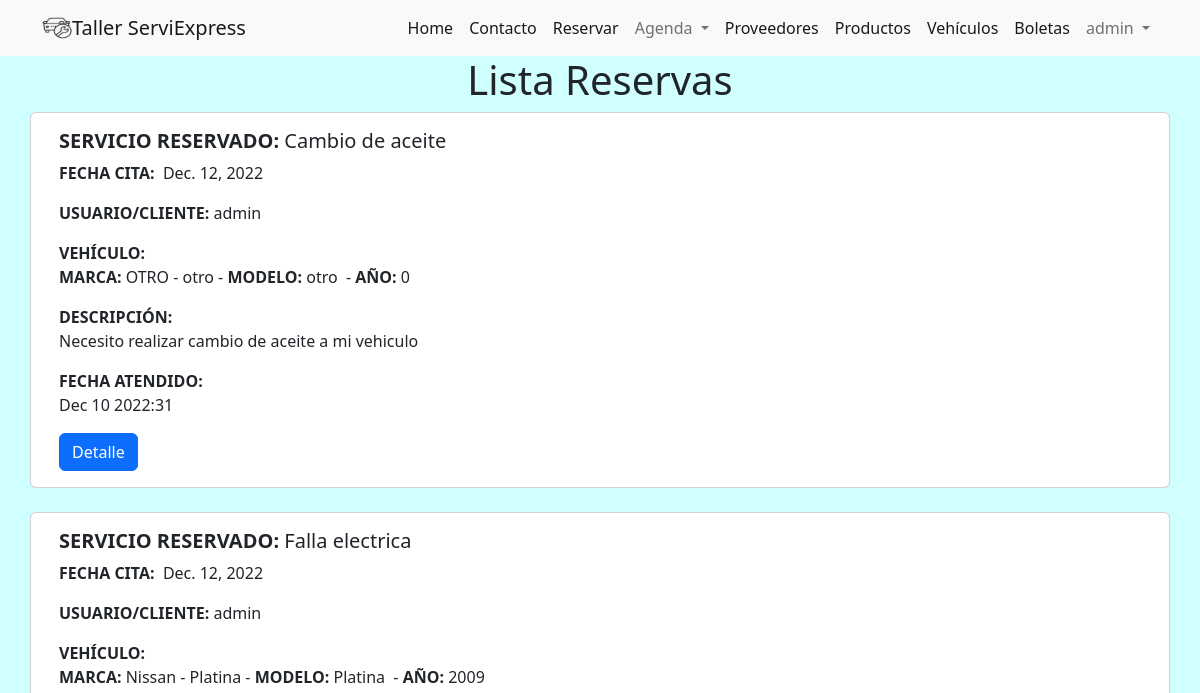
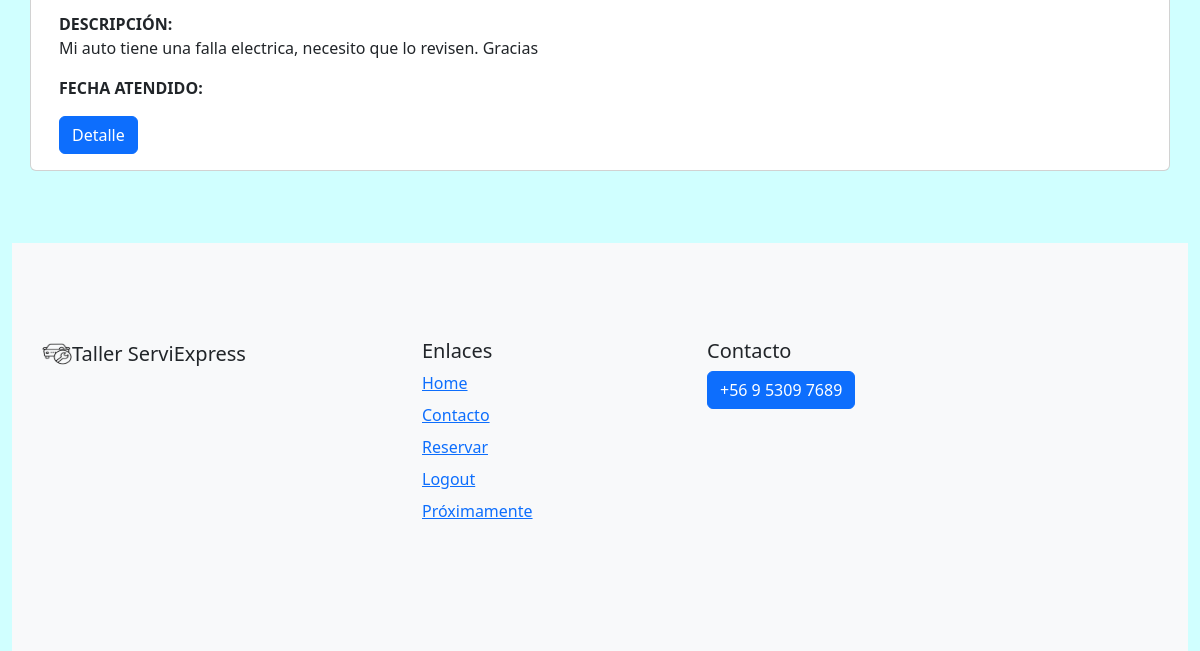
The app's page /reservas/ (signed in), older data (2 pictures, top to bottom).
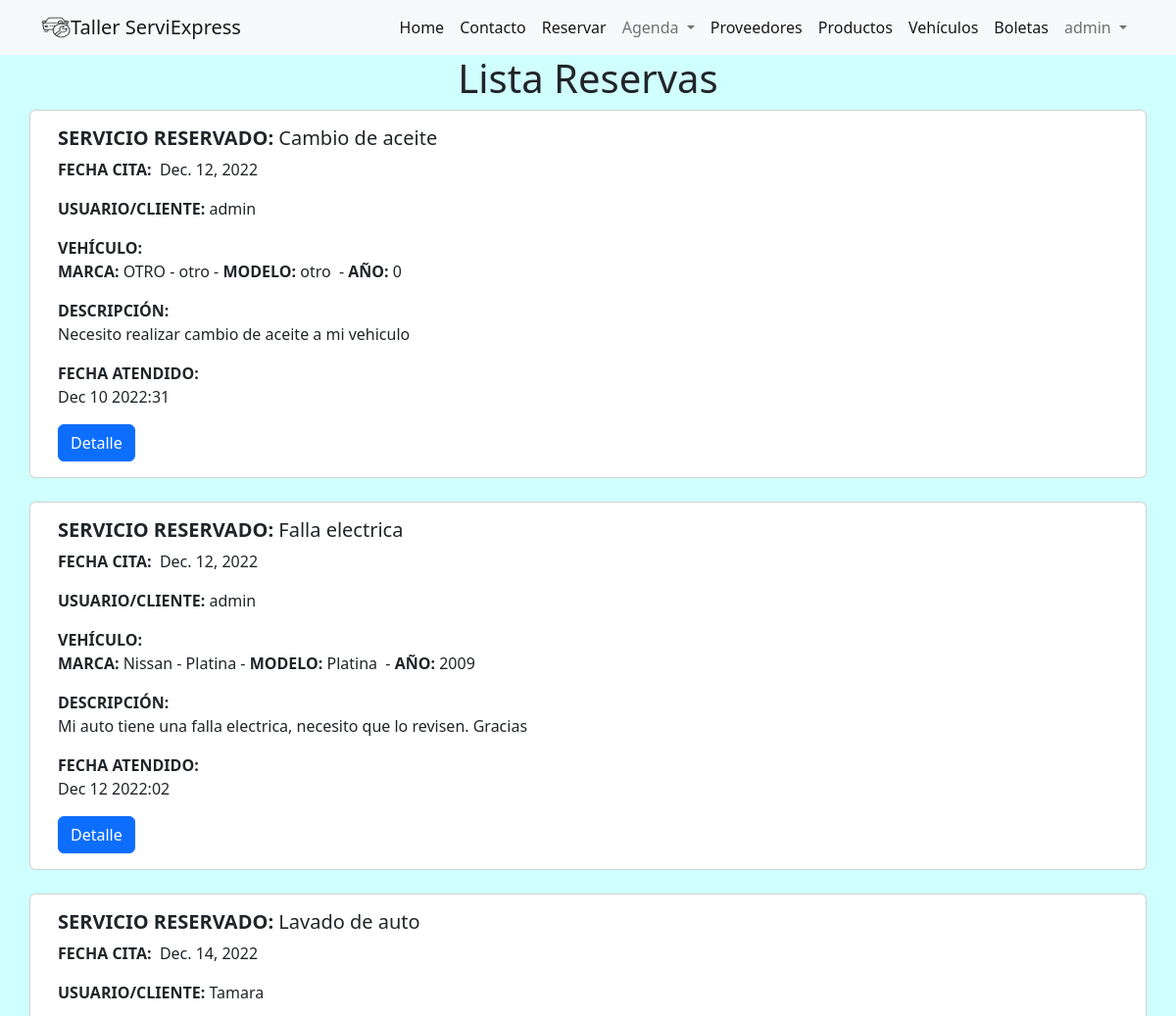
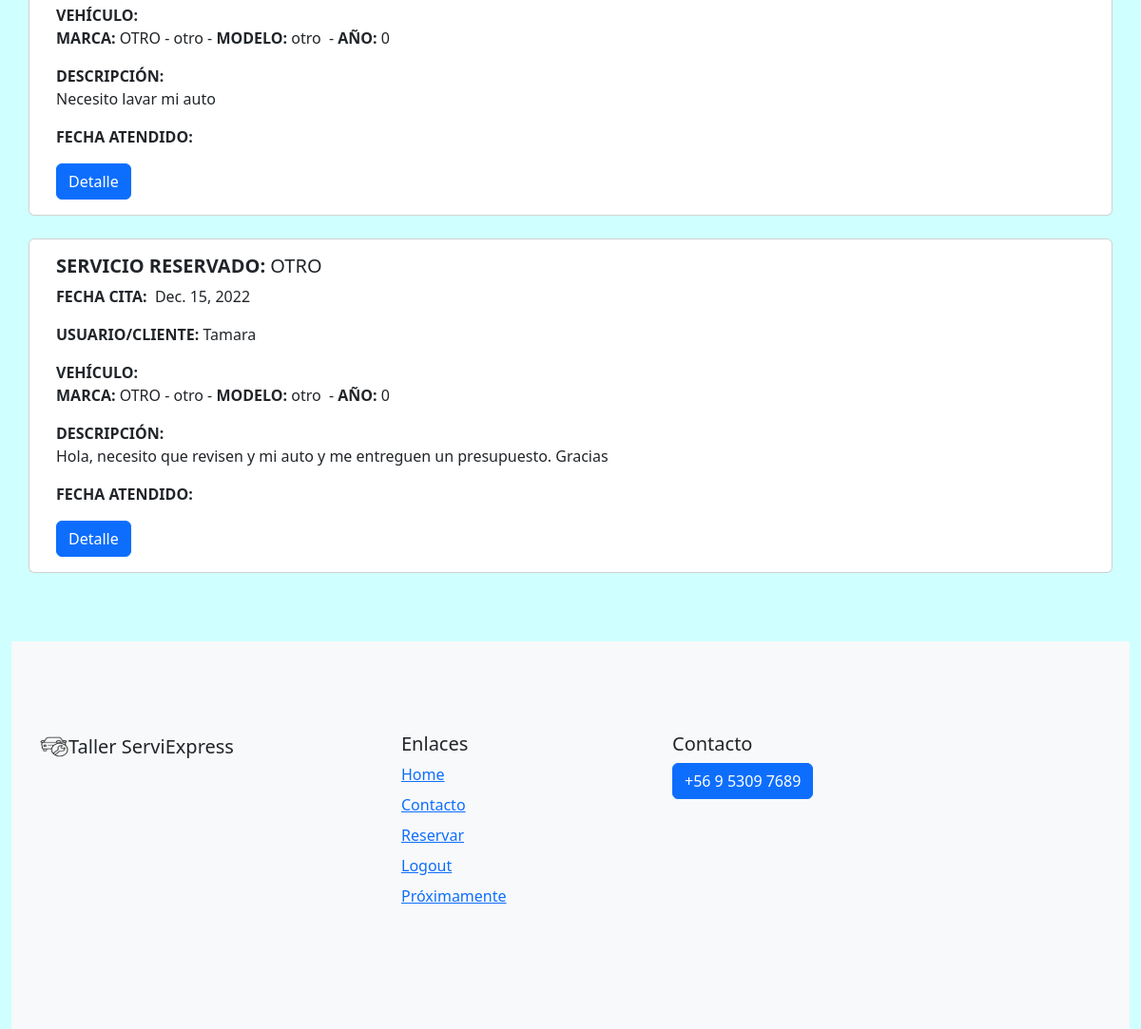
The same page, newer data (2 pictures, top to bottom).
### task/models.py (models this page shows, shortened)
class Reserva(models.Model):
    id = models.AutoField(primary_key=True)
    servicio = models.ForeignKey(Servicio, on_delete=models.CASCADE)
    fecha = models.DateTimeField(auto_now_add=True)
    user = models.ForeignKey(User, on_delete=models.CASCADE)
    vehiculo = models.ForeignKey(Vehiculo, on_delete=models.CASCADE)
    reserva = models.DateField(auto_now_add=False, auto_now=False)
    hora = models.TimeField(null=True)
    descripcion = models.TextField(blank=True)
    atendido = models.DateTimeField(null=True)

class Servicio(models.Model):
    id = models.AutoField(primary_key=True)
    nombre = models.CharField(max_length=30)
    descripcion = models.TextField(blank=True)
    valor = models.IntegerField(blank=True,editable=True)
    def __str__(self):
        return self.nombre

class Vehiculo(models.Model):
    id = models.AutoField(primary_key=True)
    marca = models.CharField(max_length=20)
    modelo = models.CharField(max_length=20)
    anno = models.IntegerField(blank=False)
    user = models.ForeignKey(User, on_delete=models.CASCADE)
    def __str__(self):
        return self.marca + ' - ' + self.modelo

### task/views.py (the view)
# urls.py: path('reservas/', views.listReservas,name='reservas'),
@login_required
def listReservas(request):
    reservas = Reserva.objects.all()#Reserva.objects.filter(user=request.user)
    return render(request, 'reservas.html',{
        'reservas': reservas
    })

### task/templates/reservas.html
{% extends 'base.html' %}
{% block content%}
{% load static %}
<h1 style="text-align: center;">Lista Reservas</h1>
{% for reserva in reservas %}
  <div class="container-md">
    <div class="row">
<div class="card" >
    <div class="card-body">
      <h5 class="card-title"><strong>SERVICIO RESERVADO:</strong>&nbsp;{{reserva.servicio}}</h5>
      <p><strong>FECHA CITA:</strong>&nbsp; {{reserva.reserva}}</p>
      <p class="card-text"><strong>USUARIO/CLIENTE:</strong> {{reserva.user.username}}</p>
      <p class="card-text"><strong>VEHÍCULO: </strong><br><strong>MARCA: </strong>{{reserva.vehiculo}}&nbsp;-&nbsp;<strong>MODELO: </strong>{{reserva.vehiculo.modelo}} &nbsp;-&nbsp;<strong>AÑO: </strong>{{reserva.vehiculo.anno}}</p>
      <p class="card-text"><strong>DESCRIPCIÓN:</strong><br> {{reserva.descripcion}}</p>
      <p class="card-text"><strong>FECHA ATENDIDO:</strong><br> {{reserva.atendido|date:'M j Y:i'}}</p>
      <a href="{% url 'detalleReserva' reserva.id %}" class="btn btn-primary">Detalle</a>
    </div>
  </div>
</div>
</div>
<br>
{% endfor %}
{% endblock %}

Row changes from the older to the newer data that the page shows:
changed Reserva "Mi auto tiene una falla electrica, necesito que lo revisen. Gracias": atendido (not shown) → "Dec 12 2022:02"
added Reserva: servicio "Lavado de auto", reserva "Dec. 14, 2022", user.username "Tamara", vehiculo "OTRO - otro", vehiculo.modelo "otro", vehiculo.anno "0", descripcion "Necesito lavar mi auto"
added Reserva: servicio "OTRO", reserva "Dec. 15, 2022", user.username "Tamara", vehiculo "OTRO - otro", vehiculo.modelo "otro", vehiculo.anno "0", descripcion "Hola, necesito que revisen y mi auto y me entreguen un presupuesto. Gracias"
